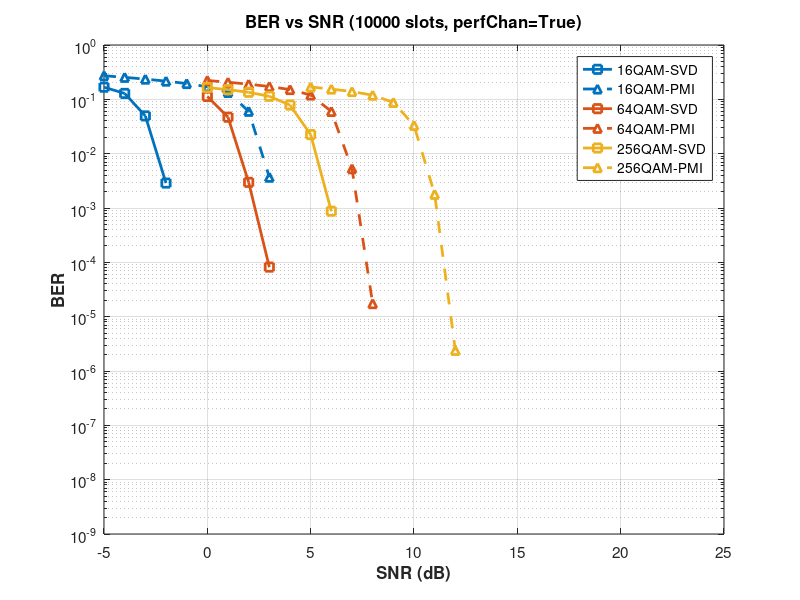

Reproduce this figure in MATLAB.
% Extract data from simulation results (Perfect TX = true, Perfect RX = true)

% 16QAM-PMI (from simulation results)
SNRdB_16QAM_PMI = [-5; -4; -3; -2; -1; 0; 1; 2; 3; 4; 5; 6; 7; 8; 9; 10];
BER_16QAM_PMI = [2.7199e-01; 2.5411e-01; 2.3548e-01; 2.1634e-01; 1.9528e-01; ...
    1.7046e-01; 1.3409e-01; 6.0255e-02; 3.6878e-03; 1.1112e-05; 0.0000e+00; ...
    0.0000e+00; 0.0000e+00; 0.0000e+00; 0.0000e+00; 0.0000e+00];
SlotErrors_16QAM_PMI = [10000; 10000; 10000; 10000; 10000; 10000; 9999; 9818; 4952; 76; 0; 0; 0; 0; 0; 0];

% 16QAM-SVD (from simulation results)
SNRdB_16QAM_SVD = [-5; -4; -3; -2; -1; 0; 1; 2; 3; 4; 5; 6; 7; 8; 9; 10];
BER_16QAM_SVD = [1.6718e-01; 1.2847e-01; 4.9512e-02; 2.8776e-03; 2.2941e-04; ...
    1.3727e-04; 3.1618e-05; 1.1432e-05; 6.2313e-08; 0.0000e+00; 0.0000e+00; ...
    0.0000e+00; 0.0000e+00; 0.0000e+00; 0.0000e+00; 0.0000e+00];
SlotErrors_16QAM_SVD = [10000; 10000; 9786; 3803; 70; 9; 5; 4; 1; 0; 0; 0; 0; 0; 0; 0];

% 64QAM-PMI (from simulation results)
SNRdB_64QAM_PMI = [0; 1; 2; 3; 4; 5; 6; 7; 8; 9; 10; 11; 12; 13; 14; 15];
BER_64QAM_PMI = [2.2254e-01; 2.0644e-01; 1.9000e-01; 1.7235e-01; 1.5140e-01; ...
    1.2009e-01; 5.9862e-02; 5.2763e-03; 1.7361e-05; 0.0000e+00; 0.0000e+00; ...
    0.0000e+00; 0.0000e+00; 0.0000e+00; 0.0000e+00; 0.0000e+00];
SlotErrors_64QAM_PMI = [10000; 10000; 10000; 10000; 10000; 10000; 9926; 6368; 247; 0; 0; 0; 0; 0; 0; 0];

% 64QAM-SVD (from simulation results)
SNRdB_64QAM_SVD = [0; 1; 2; 3; 4; 5; 6; 7; 8; 9; 10; 11; 12; 13; 14; 15];
BER_64QAM_SVD = [1.1284e-01; 4.6894e-02; 2.9650e-03; 8.1713e-05; 1.1334e-04; ...
    3.7723e-05; 2.8341e-05; 0.0000e+00; 0.0000e+00; 0.0000e+00; 0.0000e+00; ...
    0.0000e+00; 0.0000e+00; 0.0000e+00; 0.0000e+00; 0.0000e+00];
SlotErrors_64QAM_SVD = [10000; 9870; 4670; 110; 8; 6; 9; 0; 0; 0; 0; 0; 0; 0; 0; 0];

% 256QAM-PMI (from simulation results)
SNRdB_256QAM_PMI = [5; 6; 7; 8; 9; 10; 11; 12; 13; 14; 15; 16; 17; 18; 19; 20];
BER_256QAM_PMI = [1.6885e-01; 1.5444e-01; 1.3897e-01; 1.1930e-01; 8.7803e-02; ...
    3.3197e-02; 1.7836e-03; 2.3958e-06; 0.0000e+00; 0.0000e+00; 0.0000e+00; ...
    0.0000e+00; 0.0000e+00; 0.0000e+00; 0.0000e+00; 0.0000e+00];
SlotErrors_256QAM_PMI = [10000; 10000; 10000; 10000; 10000; 9832; 5372; 148; 0; 0; 0; 0; 0; 0; 0; 0];

% 256QAM-SVD (from simulation results)
SNRdB_256QAM_SVD = [0; 1; 2; 3; 4; 5; 6; 7; 8; 9; 10; 11; 12; 13; 14; 15];
BER_256QAM_SVD = [1.6489e-01; 1.5061e-01; 1.3474e-01; 1.1382e-01; 7.8373e-02; ...
    2.2444e-02; 8.7300e-04; 1.3217e-04; 6.6615e-05; 1.5662e-05; 1.6727e-05; ...
    6.2282e-08; 0.0000e+00; 0.0000e+00; 0.0000e+00; 0.0000e+00];
SlotErrors_256QAM_SVD = [10000; 10000; 10000; 10000; 10000; 9648; 3211; 71; 8; 7; 9; 1; 0; 0; 0; 0];

% Apply threshold: set BER to zero if slot errors < 100
threshold = 100;

BER_16QAM_PMI(SlotErrors_16QAM_PMI < threshold) = 0;
BER_16QAM_SVD(SlotErrors_16QAM_SVD < threshold) = 0;
BER_64QAM_PMI(SlotErrors_64QAM_PMI < threshold) = 0;
BER_64QAM_SVD(SlotErrors_64QAM_SVD < threshold) = 0;
BER_256QAM_PMI(SlotErrors_256QAM_PMI < threshold) = 0;
BER_256QAM_SVD(SlotErrors_256QAM_SVD < threshold) = 0;

% Store in cell arrays
SNRdB_all = {SNRdB_16QAM_SVD, SNRdB_16QAM_PMI, ...
             SNRdB_64QAM_SVD, SNRdB_64QAM_PMI, ...
             SNRdB_256QAM_SVD, SNRdB_256QAM_PMI};
avgBER_all = {BER_16QAM_SVD, BER_16QAM_PMI, ...
              BER_64QAM_SVD, BER_64QAM_PMI, ...
              BER_256QAM_SVD, BER_256QAM_PMI};
SlotErrors_all = {SlotErrors_16QAM_SVD, SlotErrors_16QAM_PMI, ...
                  SlotErrors_64QAM_SVD, SlotErrors_64QAM_PMI, ...
                  SlotErrors_256QAM_SVD, SlotErrors_256QAM_PMI};

% Configuration
ModOrderList = [16, 64, 256];
precodingList = {'SVD', 'PMI'};
combinationLabels = {'16QAM-SVD', '16QAM-PMI', ...
                     '64QAM-SVD', '64QAM-PMI', ...
                     '256QAM-SVD', '256QAM-PMI'};
numIter = 10000;
noSlotsSim = 1;

% Plotting
figure;
numCombinations = length(ModOrderList) * length(precodingList);
modColors = lines(length(ModOrderList));
lineStyles = {'-', '--'};
markers = {'s', '^'};

for combIdx = 1:numCombinations
    modIdx = ceil(combIdx / length(precodingList));
    precodingIdx = mod(combIdx - 1, length(precodingList)) + 1;
    
    semilogy(SNRdB_all{combIdx}, avgBER_all{combIdx}, ... 
        'LineWidth', 2, ...
        'LineStyle', lineStyles{precodingIdx}, ...
        'Marker', markers{precodingIdx}, ...
        'MarkerSize', 6, ...
        'Color', modColors(modIdx, :), ...
        'DisplayName', combinationLabels{combIdx});
    hold on;
end

grid on;
hold off;
xlabel('SNR (dB)', 'FontSize', 12, 'FontWeight', 'bold');
ylabel('BER', 'FontSize', 12, 'FontWeight', 'bold');
title(sprintf('BER vs SNR (%d slots, perfChan=True)', numIter), ...
    'FontSize', 14, 'FontWeight', 'bold');
legend('Location', 'best', 'FontSize', 10);
set(gca, 'FontSize', 11);
ylim([1e-9 1e0]);
xlim([-5 25]);
